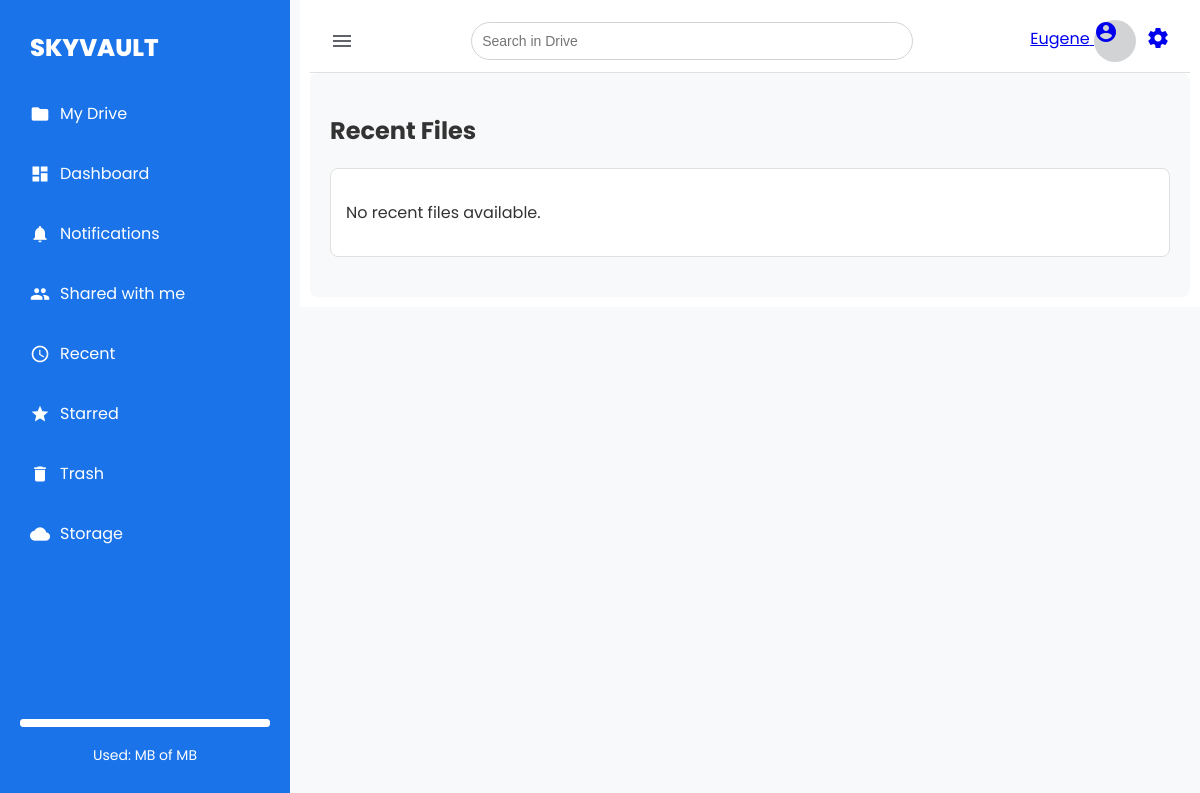
Before: /vault/recent/ (signed in) with the older database file.
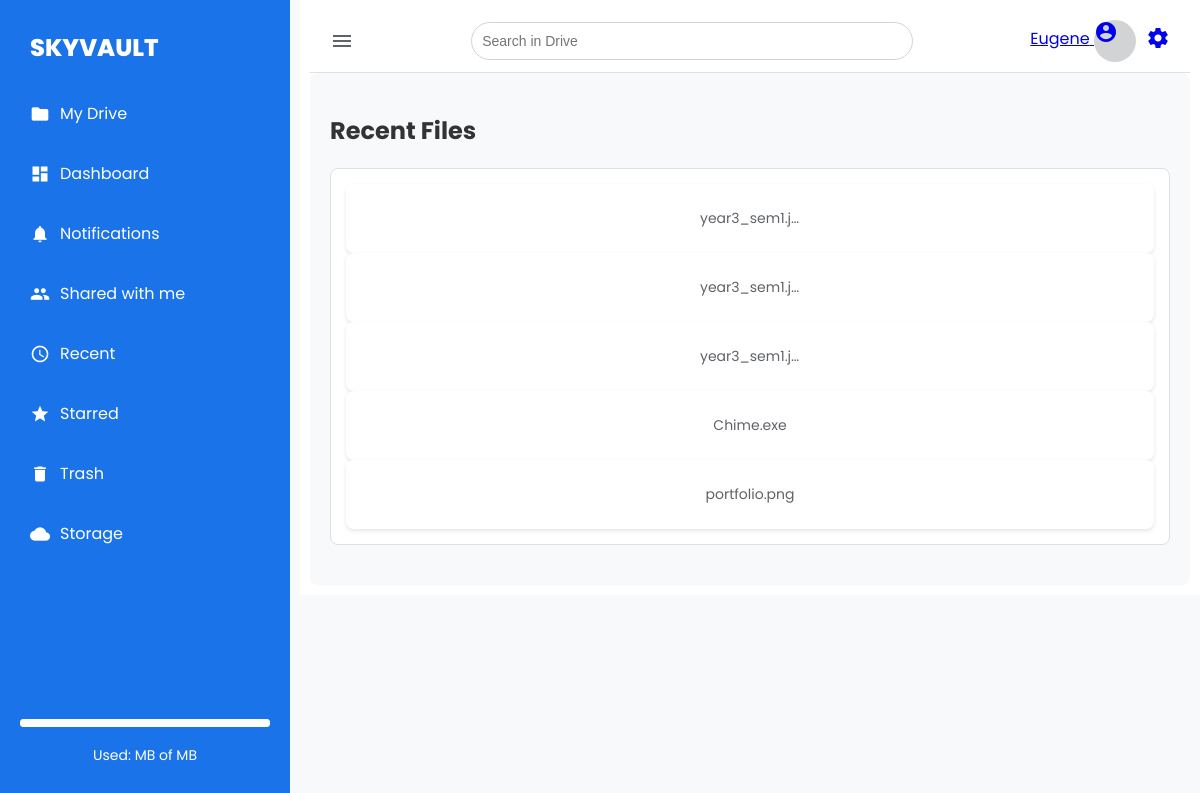
After: the same page with the newer database file.
### vault/models.py (models this page shows, shortened)
class File(models.Model):
    user = models.ForeignKey(User, on_delete=models.CASCADE)
    folder = models.ForeignKey(Folder, on_delete=models.CASCADE, blank=True, null=True, related_name='files')
    name = models.CharField(max_length=255)
    uploaded_file = models.FileField(upload_to='user_files/')
    size = models.PositiveIntegerField()  # Size in bytes
    trashed = models.BooleanField(default=False)
    shared_with = models.ManyToManyField(User, related_name='shared_files', blank=True)
    created_at = models.DateTimeField(auto_now_add=True)
    starred = models.BooleanField(default=False)

### vault/views.py (the view)
# urls.py: path("recent/", views.recent_files, name="recent_files"),
@login_required
def recent_files(request):
    recent_files = File.objects.filter(user=request.user).order_by('-id')[:10]  # Adjust limit as needed
    return render(request, 'vault/recent_files.html', {'files': recent_files})

### templates/vault/recent_files.html (shortened to what this page needs)
{% extends 'base.html' %}
{% block content %}
<h2>Recent Files</h2>
<div class="file-list">
    {% for file in files %}
        <div class="file-item">
            <p>{{ file.name }}</p>
        </div>
    {% empty %}
        <p>No recent files available.</p>
    {% endfor %}
</div>
{% endblock %}

### templates/base.html (shortened to what this page needs)
{% load static %}
<!DOCTYPE html>
<html lang="en">
<head>
    <link rel="stylesheet" href="{% static 'base.css' %}?=v2">
</head>
<body>
    <div class="sidebar" id="sidebar">
        <div class="logo">
            <span class="logo-text">SKYVAULT</span>
        </div>
        <ul>
            <li><a href="{% url 'vault_home' %}"><span class="material-icons">folder</span> My Drive</a></li>
            <li><a href="{% url 'dashboard' %}"><span class="material-icons">dashboard</span> Dashboard</a></li>
            <li><a href="{% url 'notification_list' %}"><span class="material-icons">notifications</span> Notifications</a></li>
            <li><a href="{% url 'shared_view' %}"><span class="material-icons">people</span> Shared with me</a></li>
            <li><a href="{% url 'recent_files' %}"><span class="material-icons">access_time</span> Recent</a></li>
            <li><a href="{% url 'starred_files' %}"><span class="material-icons">star</span> Starred</a></li>
            <li><a href="{% url 'trash_view' %}"><span class="material-icons">delete</span> Trash</a></li>
            <li><a href="{% url 'storage_info' %}"><span class="material-icons">cloud</span> Storage</a></li>
        </ul>
        <div class="storage-info">
            <progress value="{{ used_percentage }}" max="100"></progress>
            <p>Used: {{ total_storage|floatformat:2 }} MB of {{ max_storage }} MB</p>
        </div>
    </div>
    <div class="main-content">
        <div class="top-bar">
            <span class="material-icons hamburger" onclick="toggleSidebar()">menu</span>
            <input type="text" placeholder="Search in Drive" class="search-input">
            <div class="profile">
              <a href="{% url 'profile_view' %}">
                  <span>{{ user.username }}</span>
                  {% if user_profile.profile_picture %}
                      <img src="{{ user_profile.profile_picture.url }}" alt="Profile Picture" class="avatar">
                  {% else %}
                      <span class="material-icons avatar">account_circle</span>
                  {% endif %}
              </a>
              <a href="{% url 'update_profile_view' %}">
                  <span class="material-icons">settings</span>
              </a>
          </div>
        </div>
        <div class="content">
            {% block content %}{% endblock %}
        </div>
    </div>
</body>
</html>

### static/base.css (style rules this page uses)
body { font-family: 'Poppins', sans-serif; color: #333; margin: 0; display: flex; background-color: #F8F9FA; }
.sidebar { width: 250px; background-color: #1a73e8; color: #ffffff; padding: 20px; display: flex; flex-direction: column; position: fixed; top: 0; bottom: 0; transition: width 0.3s; }
.logo { display: flex; align-items: center; justify-content: left; margin: 10px; }
.logo-text { font-size: 24px; font-weight: 800; color: #ffffff; transition: font-size 0.4s; }
.sidebar ul { list-style: none; padding: 0; }
.sidebar ul li { margin-bottom: 15px; }
.sidebar ul li a { color: #ffffff; text-decoration: none; display: flex; align-items: center; font-size: 16px; padding: 10px; border-radius: 8px; transition: background-color 0.2s; }
.sidebar ul li a .material-icons { margin-right: 10px; font-size: 20px; }
.sidebar .storage-info { margin-top: auto; text-align: center; color: #ffffff; }
.sidebar .storage-info p { font-size: 14px; }
.sidebar .storage-info progress { width: 100%; height: 8px; -webkit-appearance: none; appearance: none; background-color: #ffffff; border-radius: 4px; }
.main-content { margin-left: 300px; width: calc(100% - 300px); padding: 10px; transition: margin-left 0.3s, width 0.3s; background-color: #ffffff; }
.top-bar { display: flex; justify-content: space-between; align-items: center; padding: 10px 20px; background-color: #ffffff; border-bottom: 1px solid #e0e0e0; }
.hamburger { display: none; font-size: 28px; cursor: pointer; color: #5f6368; }
.profile { display: flex; align-items: center; gap: 10px; color: #5f6368; }
.profile .avatar { width: 42px; height: 42px; border-radius: 50%; background-color: #d1d3d4; }
.search-input { border: 1px solid #d1d3d4; border-radius: 20px; padding: 10px; width: 50%; font-size: 14px; }
.content { background-color: #f8f9fa; padding: 20px; border-radius: 8px; }
.quick-access, .file-list { background-color: #ffffff; border: 1px solid #e0e0e0; border-radius: 8px; padding: 15px; margin-bottom: 20px; }
.file-item { display: flex; flex-direction: column; align-items: center; background-color: #ffffff; padding: 10px; border-radius: 8px; box-shadow: 0 2px 4px rgba(0, 0, 0, 0.1); transition: background-color 0.3s; cursor: pointer; }
.file-item p { font-size: 14px; color: #5f6368; white-space: nowrap; overflow: hidden; text-overflow: ellipsis; max-width: 100px; }

Changed rows visible on the page:
added File: name "year3_sem1.j…"
added File: name "year3_sem1.j…"
added File: name "year3_sem1.j…"
added File: name "Chime.exe"
added File: name "portfolio.png"
Other visible differences:
text no longer shown: "No recent files available."
